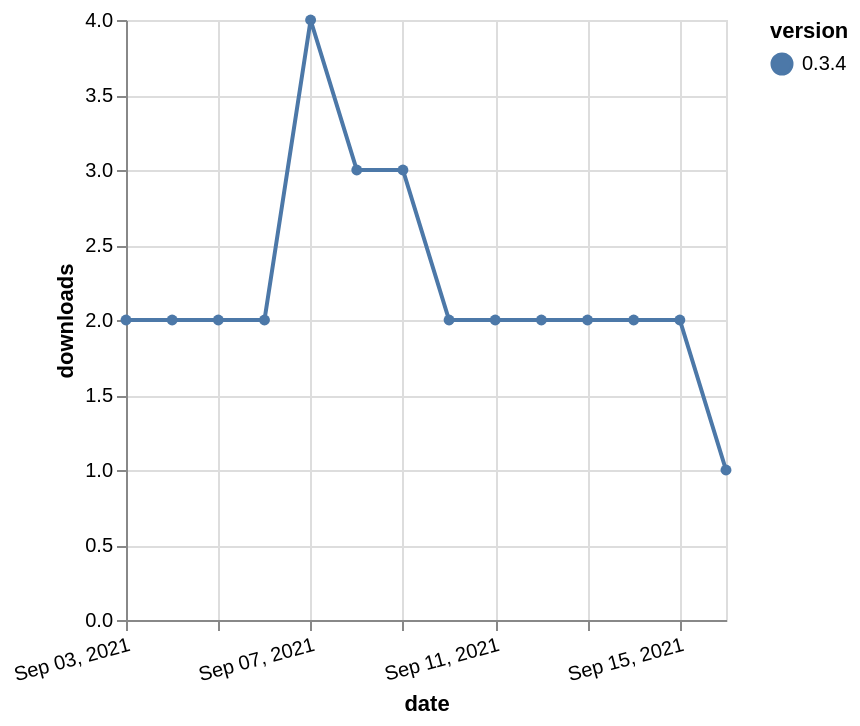

Vega-Lite specification for this chart:
### Vega-Lite specification from a JSON file in a GitHub repository (floating-point values rounded to 4 significant figures)
{"$schema": "https://vega.github.io/schema/vega-lite/v5.json", "description": "A simple bar chart with embedded data.", "data": {"values": [{"date": "2021-09-03", "total": 2190, "delta": 2, "version": "0.3.4"}, {"date": "2021-09-04", "total": 2192, "delta": 2, "version": "0.3.4"}, {"date": "2021-09-05", "total": 2194, "delta": 2, "version": "0.3.4"}, {"date": "2021-09-06", "total": 2196, "delta": 2, "version": "0.3.4"}, {"date": "2021-09-07", "total": 2200, "delta": 4, "version": "0.3.4"}, {"date": "2021-09-08", "total": 2203, "delta": 3, "version": "0.3.4"}, {"date": "2021-09-09", "total": 2206, "delta": 3, "version": "0.3.4"}, {"date": "2021-09-10", "total": 2208, "delta": 2, "version": "0.3.4"}, {"date": "2021-09-11", "total": 2210, "delta": 2, "version": "0.3.4"}, {"date": "2021-09-12", "total": 2212, "delta": 2, "version": "0.3.4"}, {"date": "2021-09-13", "total": 2214, "delta": 2, "version": "0.3.4"}, {"date": "2021-09-14", "total": 2216, "delta": 2, "version": "0.3.4"}, {"date": "2021-09-15", "total": 2218, "delta": 2, "version": "0.3.4"}, {"date": "2021-09-16", "total": 2219, "delta": 1, "version": "0.3.4"}]}, "width": "container", "mark": {"type": "line", "point": {"filled": true}}, "encoding": {"x": {"field": "date", "type": "temporal", "timeUnit": "yearmonthdate", "title": "date", "axis": {"labelAngle": -15}}, "y": {"field": "delta", "type": "quantitative", "title": "downloads"}, "color": {"field": "version", "type": "nominal"}, "tooltip": {"field": "delta"}}}
